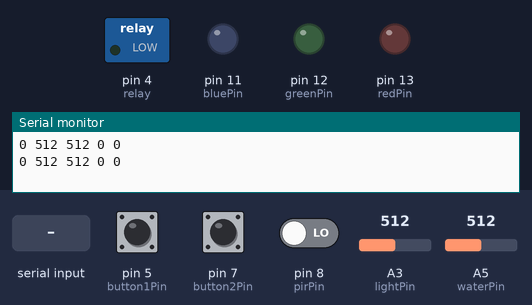
A sketch run on a simulated Arduino Uno, built with avr-gcc and run on an emulated ATmega328P. On the bench: switched loads named in the sketch (green lamp = pin HIGH), output pins drawn as LEDs (lit = HIGH), the last lines printed to the serial monitor. Dashed ring = blinking. The inputs (shaded band) are chosen by the test bench; at power-on: pin 5 (button1Pin) HIGH, pin 7 (button2Pin) HIGH, pin 8 (pirPin) LOW, A3 (lightPin) = 512, A5 (waterPin) = 512.

Above: at 1.8 s.
1.9 s: pin 5 (button1Pin) pulled LOW for 3.2 s
At 2.8 s:
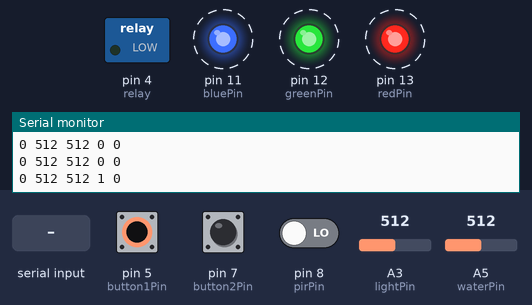
6.6 s: pin 7 (button2Pin) pulled LOW for 3.2 s
At 9.7 s:
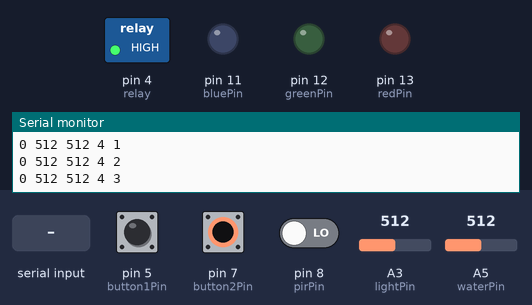
11.3 s: "2on" received over the second serial link
At 13.2 s:
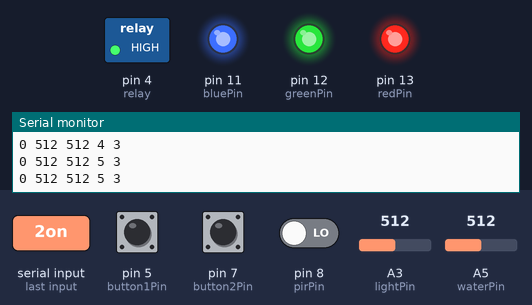
13.5 s: "1off" received over the second serial link
At 14.9 s:
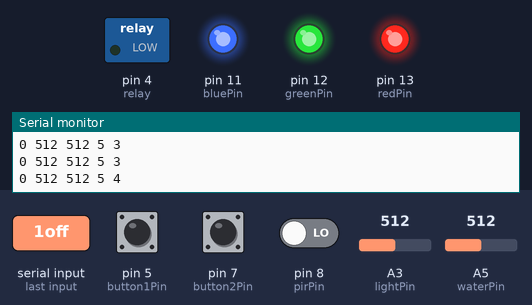
15.5 s: "1on" received over the second serial link
At 16.4 s:
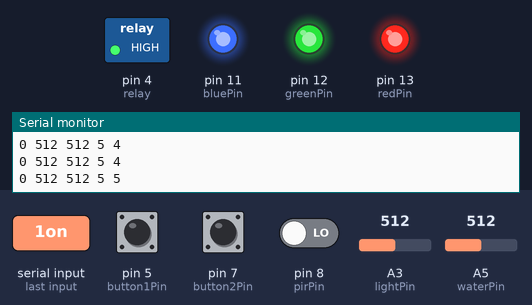
Timing chart, 0 to 18.5 s (numbered marks = the images above; inputs shaded):
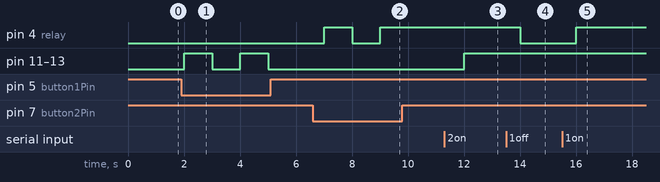

Measured:
- after the input at 1.9 s, pin 11 (bluePin), pin 12 (greenPin), pin 13 (redPin): alternates HIGH for 1.0 s and LOW for 1.0 s, starting after 0.10 s
- after the input at 6.6 s, pin 4 (relay): LOW → HIGH after 0.41 s, → LOW 1.0 s later, → HIGH 1.0 s later
- after the input at 11.3 s, pin 11 (bluePin), pin 12 (greenPin), pin 13 (redPin): LOW → HIGH after 0.71 s
- after the input at 13.5 s, pin 4 (relay): HIGH → LOW after 0.51 s
- after the input at 15.5 s, pin 4 (relay): LOW → HIGH after 0.51 s

The sketch:

Trinity_Arduino.ino
```cpp
#include <SoftwareSerial.h>
SoftwareSerial BTSerial(2,3); //RX TX

int relay = 4;

int button1Pin = 5;                // choose the pin for the LED
int button2Pin = 7;
int redPin = 13;
int greenPin = 12;
int bluePin = 11;

int pirPin = 8;  // choose the input pin (for PIR sensor)
int waterPin = A5;
int lightPin = A3;

int button1Count = 0;
int button2Count = 0;
int pir = 0;
int water =0;
int light =0;                 // variable for reading the pin status
int button1 =0;
int button2 =0;
char inSerial[15];

int pirValue = 0;

void setup()
{
  Serial.begin(9600);
  BTSerial.begin(9600);

  pinMode(relay, OUTPUT);

  pinMode(pirPin, INPUT);
  pinMode(waterPin, INPUT);
  pinMode(lightPin, INPUT);

  pinMode(redPin, OUTPUT);
  pinMode(greenPin, OUTPUT);
  pinMode(bluePin, OUTPUT);
  pinMode(button1Pin, INPUT);
  pinMode(button2Pin, INPUT);
}

void setColor(int red, int green, int blue)
{
  analogWrite(redPin, red);
  analogWrite(greenPin, green);
  analogWrite(bluePin, blue);
}

void loop()
{
  int i=0;
  int m=0;
  //delay(500);

  if(BTSerial.available() > 0)
  {
    while(BTSerial.available() > 0)
    {
      inSerial[i]=BTSerial.read();
      i++;
    }
    inSerial[i]='\0';
    Check_Protocol(inSerial);
  }

  pir = digitalRead(pirPin);
  water = analogRead(waterPin);
  light = analogRead(lightPin);
  button1 = digitalRead(button1Pin);
  button2 = digitalRead(button2Pin);

  if(button1 == 0)
  {
    button1Count++;
  }

  if(button1Count %2 != 0)
  {
    setColor(255,255,255); //white
  }
  else
  {
    setColor(0,0,0); // off
  }

  if(button2 == 0)
  {
    button2Count++;
  }

  if(button2Count %2 != 0)
  {
    digitalWrite(relay, HIGH);
  }
  else
  {
    digitalWrite(relay, LOW);
  }


  Serial.print(pir);
  Serial.print(" ");
  Serial.print(water);
  Serial.print(" ");
  Serial.print(light);
  Serial.print(" ");
  Serial.print(button1Count);
  Serial.print(" ");
  Serial.println(button2Count);
  delay(1000);
}

void Check_Protocol(char inStr[])
{
  int i=0;
  int m=0;
  //Serial.println(inStr);

//PUMP OFF
  if(!strcmp(inStr, "1off"))
  {
    if(button2Count %2 ==0) { }
    else {
    button2Count++;

    for(m=0; m<11; m++)
    {
      inStr[m]=0;
    }
    i=0;
    }
  }

//PUMP ON
  if(!strcmp(inStr, "1on"))
  {
    if(button2Count %2 !=0) { }
    else {
    button2Count++;

    for(m=0; m<11; m++)
    {
      inStr[m]=0;
    }
    i=0;
    }
  }

//LED OFF
  if(!strcmp(inStr, "2off"))
  {
    if(button1Count %2 == 0) { }
    else {
    button1Count++;

    for(m=0; m<11; m++)
    {
      inStr[m]=0;
    }
    i=0;
    }
  }
//LED ON
  if(!strcmp(inStr, "2on"))
  {
    if(button1Count %2 != 0) { }
    else {
    button1Count++;

    for(m=0; m<11; m++)
    {
      inStr[m]=0;
    }
    i=0;
    }
  }
  else
  {
    for(m=0; m<11; m++)
    {
      inStr[m]=0;
    }
    i=0;
  }
}
```
